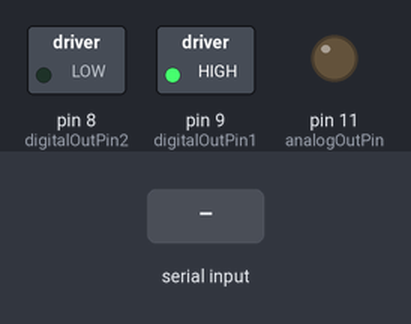
A sketch run on a simulated Arduino Uno, built with avr-gcc and run on an emulated ATmega328P. Shown: switched loads named in the sketch (green lamp = pin HIGH), output pins drawn as LEDs (lit = HIGH). Inputs (shaded band) come from the test bench.

Above: at 1.2 s.
1.3 s: "90,45\n" received over Serial
At 1.7 s:
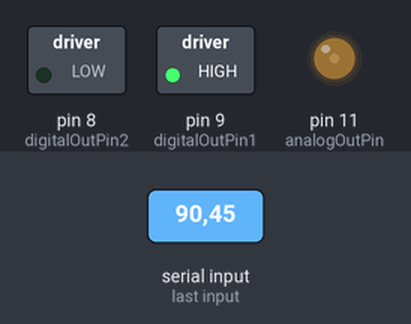
3.8 s: "30,150\n" received over Serial
At 4.6 s:
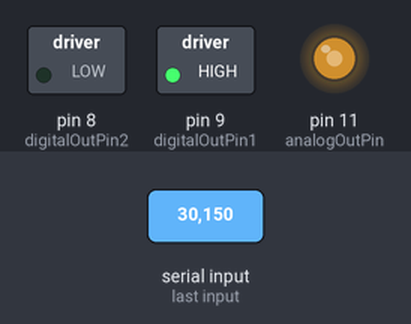
6.3 s: "200\n" received over Serial
At 7.1 s:
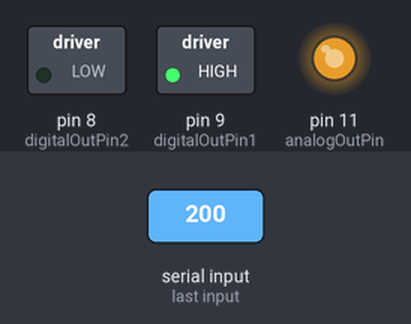
Timing chart, 0 to 9.3 s (numbered marks = the images above; inputs shaded):
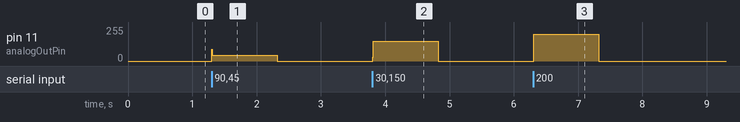

Measured:
- after the input at 1.3 s, pin 11 (analogOutPin): 0/255 → 45/255 at once, → 0/255 1.0 s later
- after the input at 3.8 s, pin 11 (analogOutPin): 0/255 → 150/255 at once, → 0/255 1.0 s later
- after the input at 6.3 s, pin 11 (analogOutPin): 0/255 → 200/255 at once, → 0/255 1.0 s later

The sketch:

MotorTestl298n_OSC.ino
```cpp
// These constants won't change. They're used to give names to the pins used:
const int analogOutPin = 11;
const int digitalOutPin1 = 9;
const int digitalOutPin2 = 8;

void control(int controlValue){
  if (controlValue > 0){
    digitalWrite(digitalOutPin1, HIGH);
    digitalWrite(digitalOutPin2, LOW);
  }
  else if (controlValue < 0){
    digitalWrite(digitalOutPin1, LOW);
    digitalWrite(digitalOutPin2, HIGH);
  }
  else{
    digitalWrite(digitalOutPin1, LOW);
    digitalWrite(digitalOutPin2, LOW);
  }
}

// instanciate global variables
float serialValue = 0.0;  // value read from the serial port
int outputValue = 0;      // value output to the PWM (analog out)

void setup() {
  // initialize serial communications at 9600 bps:
  Serial.begin(9600);
  pinMode(analogOutPin, OUTPUT);
  pinMode(digitalOutPin1, OUTPUT);
  pinMode(digitalOutPin2, OUTPUT);
  control(1); // forward
}


void loop() {

  // check if data has been sent from the computer:
  if (Serial.available() > 0){
    serialValue = Serial.parseFloat();

    // convert the floating point value to integer
    outputValue = (int) serialValue;

    // change the analog out value:
    analogWrite(analogOutPin, outputValue);
  }

  // wait 10 milliseconds before the next loop for the analog-to-digital
  delay(10);

}
```
